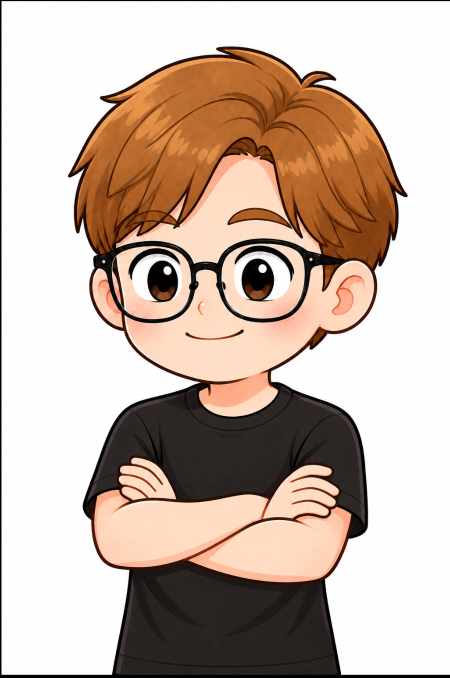
#> input picture brand/mascot/poses/arms_crossed.png, 900 x 1355 px, given in place of base_wave.png, which was not available (shown at 1/2 size); the run also reads 1 picture not shown here
$ python mascot_prep.py ../../brand/mascot/poses/arms_crossed.png
#> lines starting #> are read from the running program, lines starting #| are printed output that depends on the picture; after the words box and inside, x2 and y2 are one past the last pixel; in counts of white or black regions, pixels touching at a corner belong together
#> in main, base is the input picture: shape (1355, 900, 4); mean B, G, R, A 168, 180.6, 199.6, 127.5
"""Turn generated mascot images (white background) into rig-ready layers that line up with brand/mascot/base_wave.png.

usage: python engine/tools/mascot_prep.py <poses_dir> [--wow <pose_wow.png>]
  poses_dir   folder with pose_*.png (Codex output, docs/prompts/codex_mascot_gestures.md) and mouth_sheet.png
writes brand/mascot/poses/<name>.png (900x1355 RGBA, head aligned to base_wave by the two glasses lenses),
       brand/mascot/visemes/<name>.png (8 mouth shapes, scaled to the base mouth), brand/mascot/rig.json
       (mouth centre on the canvas, mouth size, per-pose skin colour for the patch that hides the drawn closed mouth).
Why: owner review 2026-11-22 (REF_SPEC 38): the old rig squashed one mouth image by loudness ("ปากเปิดปิดแปลกๆ") and had
too few gestures. Every pose must share the head position or the head would jump at each pose change.
"""
import json, pathlib, sys
import cv2
import numpy as np

ROOT = pathlib.Path(__file__).resolve().parents[2]
M = ROOT / "brand/mascot"
src = pathlib.Path(sys.argv[1])
CW, CH = 900, 1355
VIS = ["rest", "mbp", "small", "a", "e", "o", "u", "fv"]   # grid order on the sheet (row 1 then row 2)


def white_to_alpha(bgr):
    """Background = near-white region connected to the image border (the dark outline keeps the inside white parts)."""
    h, w = bgr.shape[:2]
    near = (bgr.min(axis=2) > 232).astype(np.uint8)
    n, lab = cv2.connectedComponents(near, connectivity=4)
    border = set(np.unique(np.concatenate([lab[0], lab[-1], lab[:, 0], lab[:, -1]]))) - {0}
    bg = np.isin(lab, list(border)).astype(np.uint8)
    bg = cv2.morphologyEx(bg, cv2.MORPH_OPEN, np.ones((3, 3), np.uint8))
    a = (1 - bg).astype(np.float32)
    a = cv2.GaussianBlur(a, (0, 0), 0.8)
    return np.dstack([bgr, (a * 255).astype(np.uint8)])


def lenses(rgba):
    """Centres of the two glasses lenses: the two biggest dark ring components in the head area."""
    bgr, a = rgba[..., :3], rgba[..., 3]
    h, w = a.shape
#> h = 1355; w = 900
    dark = ((bgr.max(axis=2) < 70) & (a > 200)).astype(np.uint8)
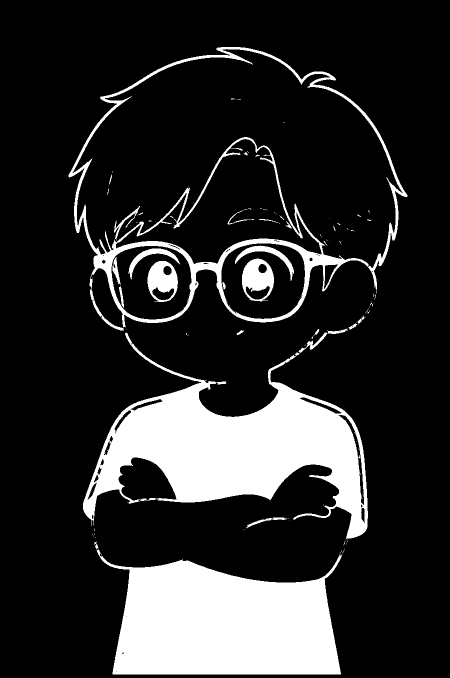
#> dark: shape (1355, 900) (shown at 1/2 size); values 0 (black) and 1 (white), 17.8% white; 114 white regions (90 under 20 px), largest, box (x1, y1, x2, y2) and area: (166, 665, 736, 1078) 90396, (193, 1099, 685, 1349) 86078, (137, 94, 815, 661) 28721
    dark[int(h * 0.62):] = 0                       # head only (the T-shirt is black too)
    dark[: int(h * 0.15)] = 0
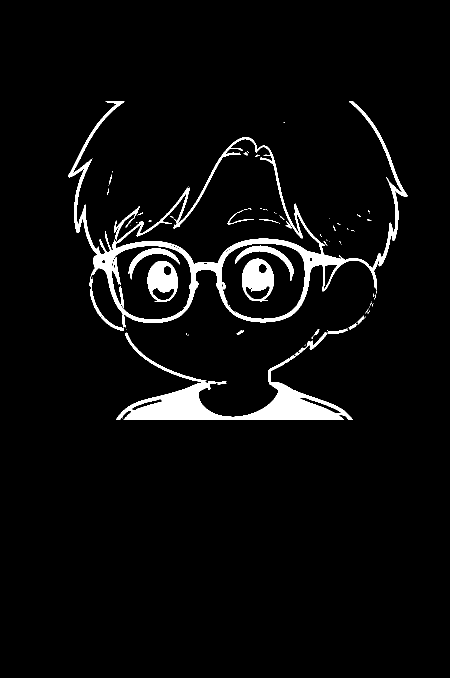
#> dark: shape (1355, 900) (shown at 1/2 size); values 0 (black) and 1 (white), 4.4% white; 82 white regions (61 under 20 px), largest, box (x1, y1, x2, y2) and area: (137, 203, 815, 661) 24513, (232, 665, 706, 840) 17775, (484, 517, 548, 603) 3360
    n, lab, st, cen = cv2.connectedComponentsWithStats(dark, 8)
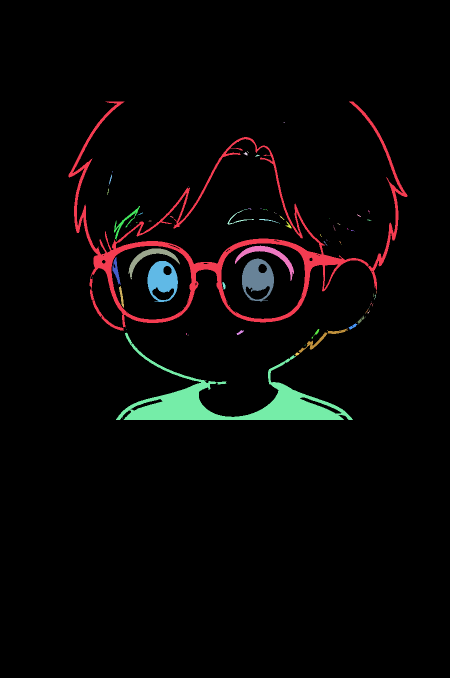
#> lab: shape (1355, 900) int32 (shown at 1/2 size); 83 distinct labels, from 0 to 82; one colour per label, 0 black
#> n = 83; st = 83 rows, first 6: [0, 0, 900, 1355, 1165328], [137, 203, 678, 458, 24513], [567, 244, 3, 1, 3], [494, 303, 4, 2, 4], [487, 304, 8, 7, 29], [511, 309, 9, 5, 19]; cen = 83 pairs, first value 185 to 752, second value 244 to 807.5
    cand = [i for i in range(1, n) if st[i, cv2.CC_STAT_WIDTH] > w * 0.06 and st[i, cv2.CC_STAT_HEIGHT] > h * 0.03]
#> cand = [1, 49, 50, 52, 53, 71, 76]
    if not cand: raise ValueError("no glasses found")
    big = max(cand, key=lambda i: st[i, cv2.CC_STAT_AREA])
#> big = 1
    x, y, bw, bh = st[big, :4]
#> x = 137; y = 203; bw = 678; bh = 458
    if bw > w * 0.3:                               # both lenses + bridge are one component: split it in two halves
        ys, xs = np.nonzero(lab == big); mid = x + bw / 2
#> after `mid = x + bw / 2`: mid = 476
        L, R = xs < mid, xs >= mid
        return np.array([[xs[L].mean(), ys[L].mean()], [xs[R].mean(), ys[R].mean()]])
    two = sorted(cand, key=lambda i: -st[i, cv2.CC_STAT_AREA])[:2]
    return np.array(sorted([cen[i] for i in two], key=lambda p: p[0]))


def match_eyes(rgba, base, ref_eyes):
    """Find the base's glasses band in the pose by multi-scale template matching (robust when hair touches the frames)."""
    def gray(img):
        a = img[..., 3:4].astype(np.float32) / 255 if img.shape[2] == 4 else 1
        return cv2.cvtColor((img[..., :3] * a + 255 * (1 - a)).astype(np.uint8), cv2.COLOR_BGR2GRAY)
    x0, x1 = int(ref_eyes[:, 0].min() - 120), int(ref_eyes[:, 0].max() + 120)
    y0, y1 = int(ref_eyes[:, 1].min() - 90), int(ref_eyes[:, 1].max() + 90)
    tpl, img = gray(base)[y0:y1, x0:x1], gray(rgba)
    best = (-1, None, None)
    for sc in np.linspace(0.9, 1.5, 31):
        t = cv2.resize(tpl, None, fx=sc, fy=sc, interpolation=cv2.INTER_AREA)
        if t.shape[0] >= img.shape[0] or t.shape[1] >= img.shape[1]: continue
        r = cv2.matchTemplate(img[: int(img.shape[0] * 0.7)], t, cv2.TM_CCOEFF_NORMED)
        _, mx, _, loc = cv2.minMaxLoc(r)
        if mx > best[0]: best = (mx, sc, loc)
    mx, sc, loc = best
    return np.array([[loc[0] + (e[0] - x0) * sc, loc[1] + (e[1] - y0) * sc] for e in ref_eyes]), mx


def align(rgba, ref_eyes, base=None):
    e, score = match_eyes(rgba, base, ref_eyes)
    print(f"   match score {score:.2f}")
    s = np.linalg.norm(ref_eyes[1] - ref_eyes[0]) / np.linalg.norm(e[1] - e[0])
    c_src, c_ref = e.mean(axis=0), ref_eyes.mean(axis=0)
    A = np.array([[s, 0, c_ref[0] - s * c_src[0]], [0, s, c_ref[1] - s * c_src[1]]], np.float32)
    return cv2.warpAffine(rgba, A, (CW, CH), flags=cv2.INTER_AREA, borderValue=(0, 0, 0, 0))


def main():
    base = cv2.imread(str(M / "base_wave.png"), cv2.IMREAD_UNCHANGED)
    ref = lenses(base)
#> ref = [[292.8, 487.6], [644.1, 471]]
    ma = cv2.imread(str(M / "mouth_shape_wave.png"), cv2.IMREAD_UNCHANGED)[..., 3]
    ys, xs = np.nonzero(ma > 40)
    mouth = {"cx": float(xs.mean()), "cy": float(ys.mean()), "w": float(xs.max() - xs.min()), "h": float(ys.max() - ys.min())}
#> mouth = {'cx': 462.6, 'cy': 709.1, 'w': 681, 'h': 1257}
    (M / "poses").mkdir(exist_ok=True); (M / "visemes").mkdir(exist_ok=True)
    rig = {"canvas": [CW, CH], "mouth": mouth, "poses": {}, "visemes": VIS}
    files = sorted(src.glob("pose_*.png"))
    if "--wow" in sys.argv: files = [f for f in files if f.name != "pose_wow.png"] + [pathlib.Path(sys.argv[sys.argv.index("--wow") + 1])]
    for f in files:
        name = f.stem.replace("pose_", "")
        out = align(white_to_alpha(cv2.imread(str(f))), ref, base)
        cv2.imwrite(str(M / "poses" / f"{name}.png"), out)
        # skin colour right below the mouth (the patch that hides each pose's own closed mouth)
        x0, y0 = int(mouth["cx"] + mouth["w"] * 0.9), int(mouth["cy"])
        skin = out[y0 - 4:y0 + 4, x0 - 20:x0 + 20, :3].reshape(-1, 3).mean(axis=0)[::-1]
        rig["poses"][name] = {"file": f"poses/{name}.png", "skin": [int(v) for v in skin]}
        print(f"pose {name}: aligned, skin {rig['poses'][name]['skin']}")
    # mouth sheet -> 8 visemes, all scaled with ONE factor so their relative sizes stay as drawn
    sheet = white_to_alpha(cv2.imread(str(src / "mouth_sheet.png")))
#> in white_to_alpha, `h, w = bgr.shape[:2]`: h = 1355; w = 900
#> in white_to_alpha, `near = (bgr.min(axis=2) > 232).astype(np.uint8)`: near: shape (1355, 900); values 0 (black) and 1 (white), 49.6% white; 91 white regions (76 under 20 px), largest, box (x1, y1, x2, y2) and area: (3, 3, 900, 1349) 597180, (468, 510, 580, 600) 3921, (264, 514, 364, 602) 3092
#> in white_to_alpha, `n, lab = cv2.connectedComponents(near, connectivity=4)`:
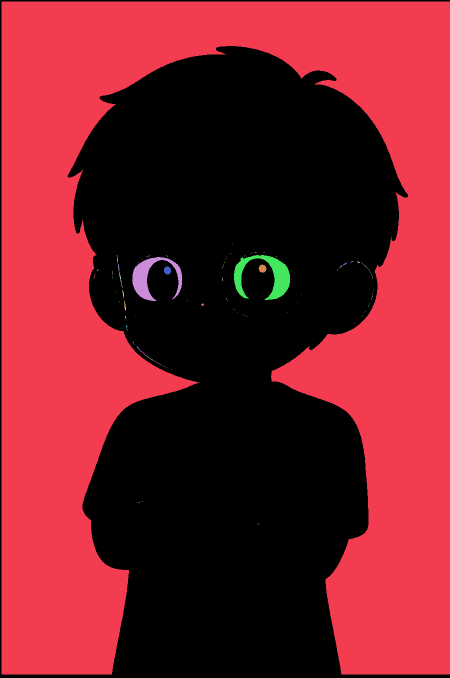
#> lab: shape (1355, 900) int32 (shown at 1/2 size); 151 distinct labels, from 0 to 150; one colour per label, 0 black
#> in white_to_alpha, `n, lab = cv2.connectedComponents(near, connectivity=4)`: n = 151
#> in white_to_alpha, `border = set(np.unique(np.concatenate([lab[0], lab[-1], lab[:, 0], lab..`: border = 1 item
#> in white_to_alpha, `bg = np.isin(lab, list(border)).astype(np.uint8)`:
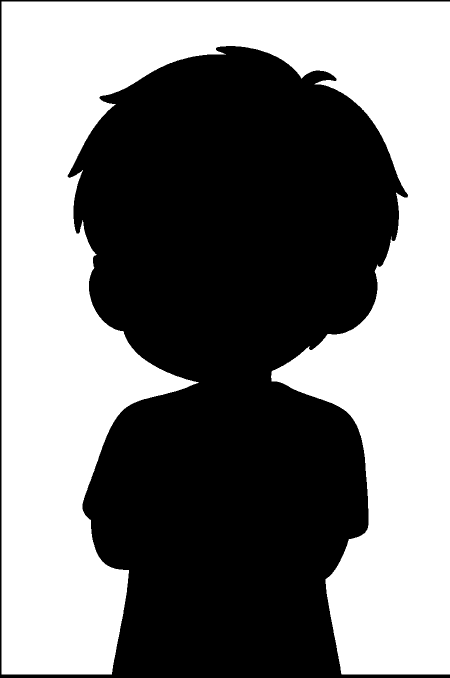
#> bg: shape (1355, 900) (shown at 1/2 size); values 0 (black) and 1 (white), 49% white; 1 white region, box (x1, y1, x2, y2) and area: (3, 3, 900, 1349) 597178
#> in white_to_alpha, `bg = cv2.morphologyEx(bg, cv2.MORPH_OPEN, np.ones((3, 3), np.uint8))`: bg: shape (1355, 900); values 0 (black) and 1 (white), 49% white; 1 white region, box (x1, y1, x2, y2) and area: (3, 3, 900, 1349) 597115
    a = (sheet[..., 3] > 60).astype(np.uint8)
#> a: shape (1355, 900); values 0 (black) and 1 (white), 51.5% white; 1 black region, box (x1, y1, x2, y2) and area: (4, 4, 900, 1348) 591846
    n, lab, st, cen = cv2.connectedComponentsWithStats(cv2.dilate(a, np.ones((9, 9), np.uint8)), 8)
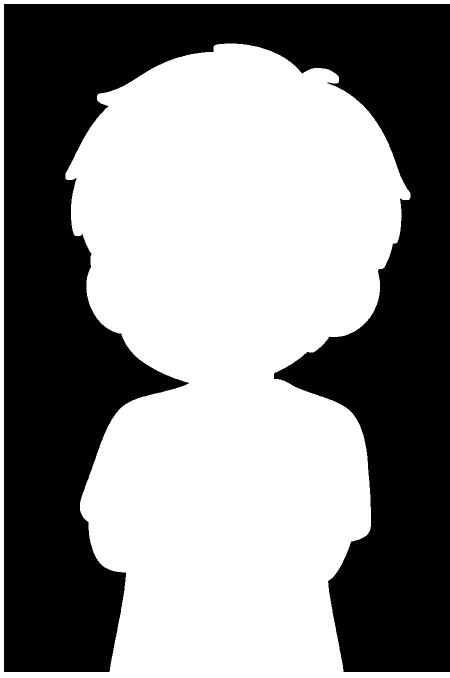
#> lab: shape (1355, 900) int32 (shown at 1/2 size); values 0 (black) and 1 (white), 53.9% white; 1 black region, box (x1, y1, x2, y2) and area: (8, 8, 900, 1344) 562344
#> n = 2; st = [[8, 8, 892, 1336, 562344], [0, 0, 900, 1355, 657156]]; cen = [[443.4, 643.6], [454.7, 705.6]]
    comps = sorted([i for i in range(1, n) if st[i, cv2.CC_STAT_AREA] > 200], key=lambda i: -st[i, cv2.CC_STAT_AREA])[:8]
#> comps = [1]
    rows = sorted(comps, key=lambda i: cen[i][1]); top, bot = sorted(rows[:4], key=lambda i: cen[i][0]), sorted(rows[4:], key=lambda i: cen[i][0])
#> after `rows = sorted(comps, key=lambda i: cen[i][1])`: rows = [1]
#> after `top, bot = (sorted(rows[:4], key=lambda i: cen[i][0]), sorted(rows[4:]`: top = [1]; bot = []
    order = top + bot
#> order = [1]
    k = mouth["w"] * 1.05 / st[order[0], cv2.CC_STAT_WIDTH]      # the closed smile ("rest") = the base mouth width
#> k = 0.795
    for name, i in zip(VIS, order):
        x, y, w, h = st[i, :4]; pad = 6
        crop = sheet[max(0, y - pad):y + h + pad, max(0, x - pad):x + w + pad]
        crop = cv2.resize(crop, (max(1, int(crop.shape[1] * k)), max(1, int(crop.shape[0] * k))), interpolation=cv2.INTER_AREA)
        cv2.imwrite(str(M / "visemes" / f"{name}.png"), crop)
#> this loop made 1 pass
#> (name, i, x, y, w, h, pad) on pass 1: ('rest', 1, 0, 0, 900, 1355, 6)
#> pass 1, in main, `crop = cv2.resize(crop, (max(1, int(crop.shape[1] * k)), max(1, int(cr..`:
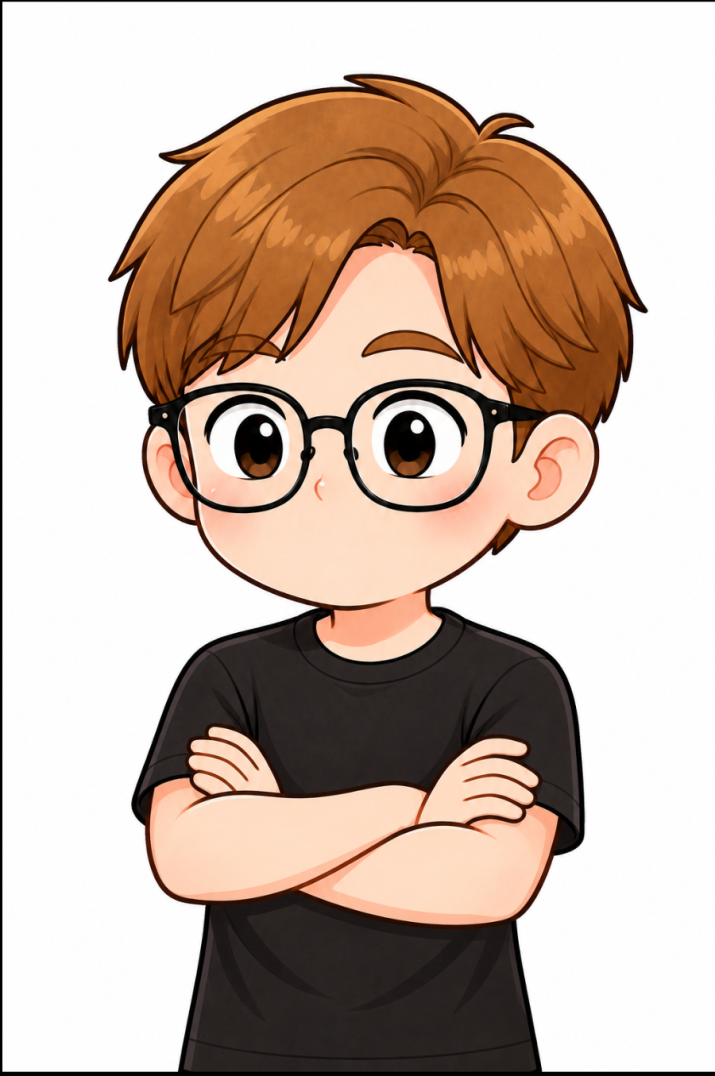
#> crop: shape (1076, 715, 4); mean B, G, R, A 168.1, 180.6, 199.7, 130.1
    rig["viseme_scale"] = k
    (M / "rig.json").write_text(json.dumps(rig, indent=1), encoding="utf-8")
    print(f"visemes: {VIS}, scale {k:.3f}; mouth at ({mouth['cx']:.0f}, {mouth['cy']:.0f})")
#| visemes: ['rest', 'mbp', 'small', 'a', 'e', 'o', 'u', 'fv'], scale 0.795; mouth at (463, 709)


if __name__ == "__main__":
    main()
